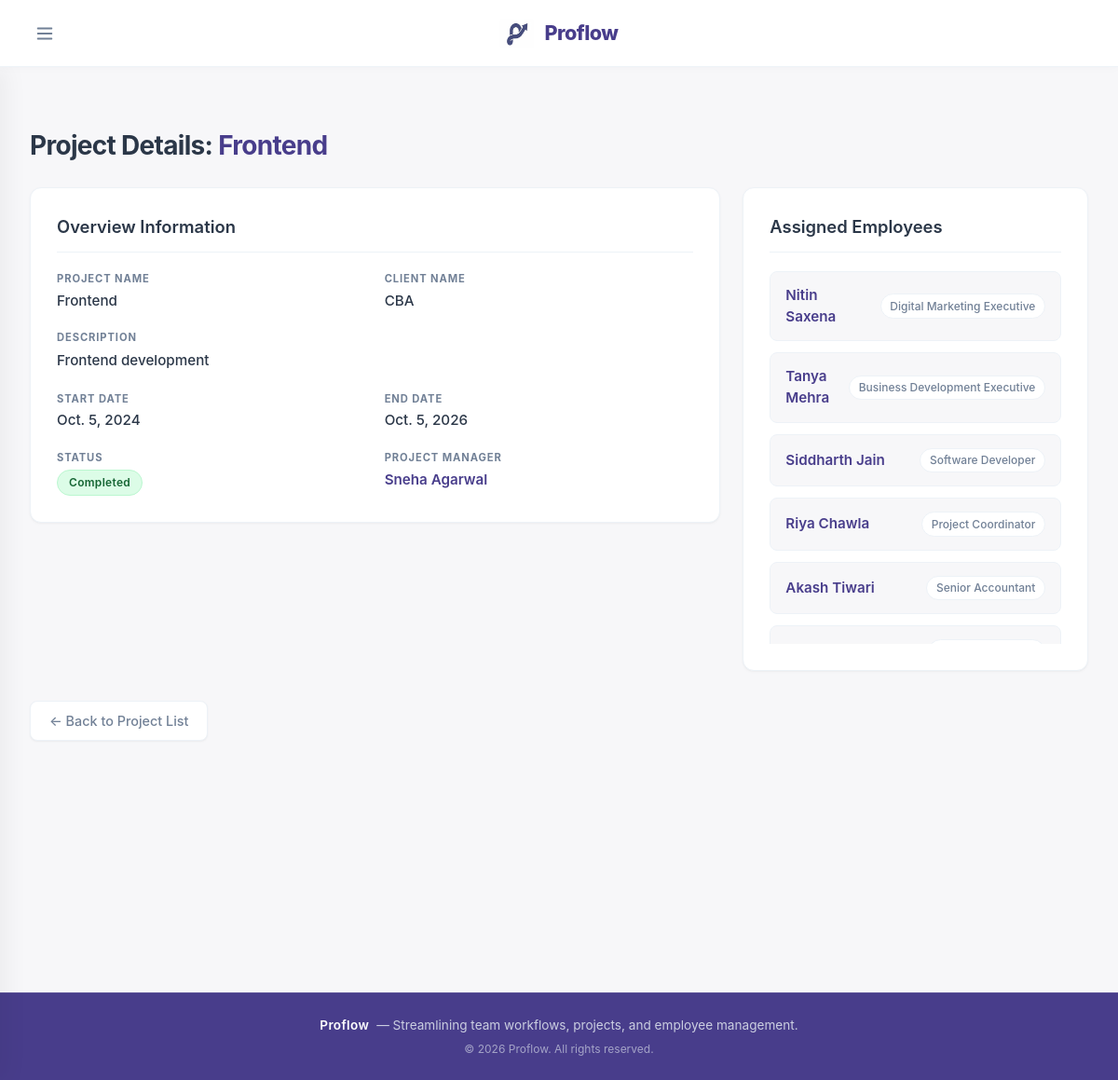
/projects/2/, run on an earlier commit of the app's database.
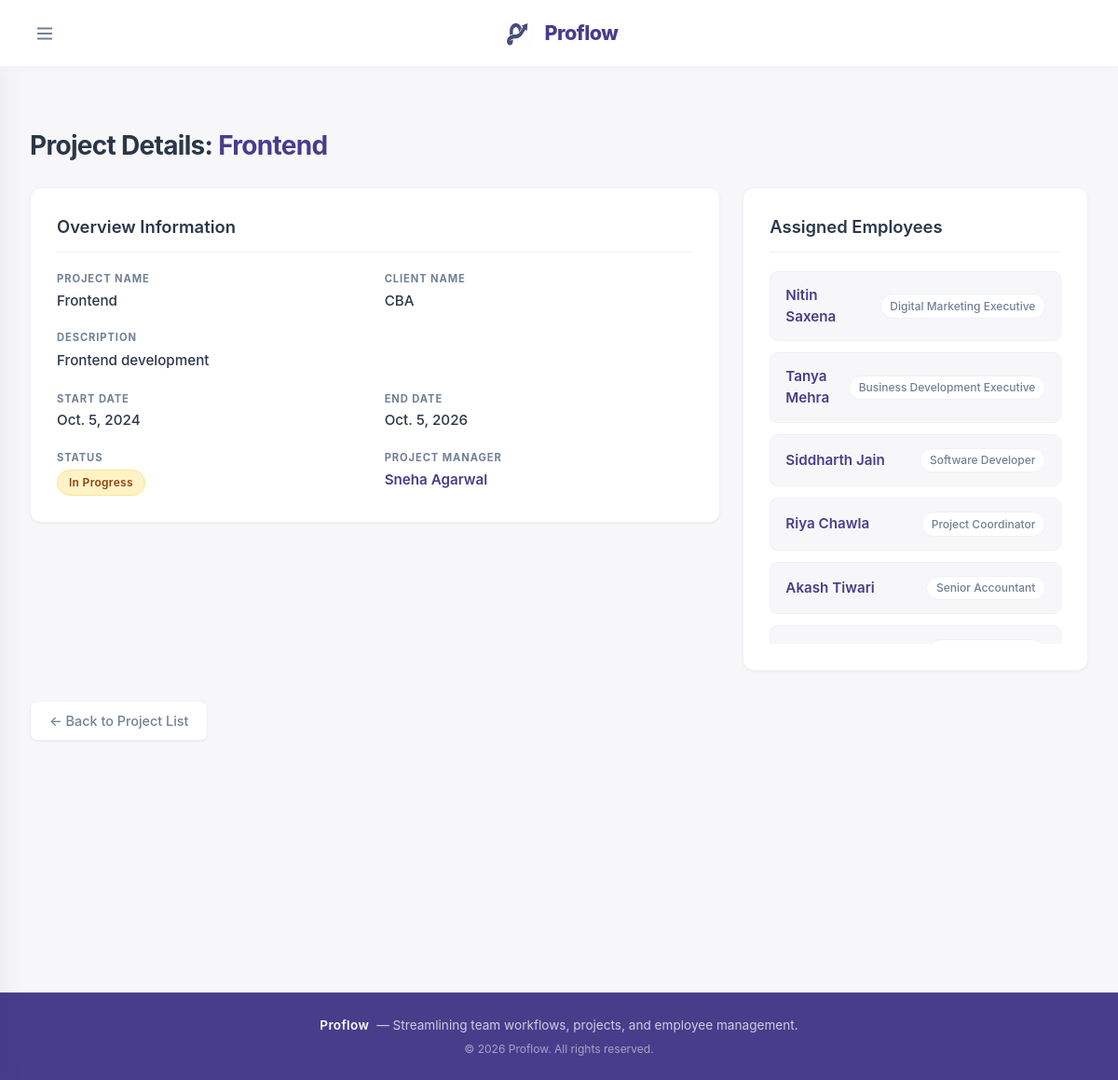
And on a later commit of the database.
### core/models.py (models this page shows, shortened)
class Project(models.Model):
    Status_Choices=[
        ('Not started','Not Started'),
        ('In Progress','In Progress'),
        ('Completed','Completed'),]
    project_name = models.CharField(max_length=100)
    client_name = models.CharField(max_length=100)
    description = models.TextField()
    start_date =  models.DateField()
    end_date   = models.DateField(null=True,blank=True)
    status = models.CharField(max_length=100,choices=Status_Choices,default='Not started')
    project_manager = models.ForeignKey(
        Employee,
        on_delete=models.SET_NULL,
        null=True,
        blank=True,
        related_name='managed_projects'
     )
    employees = models.ManyToManyField(
        Employee,
        related_name='projects',
        blank=True
    )

class Employee(models.Model):
    employee_id = models.CharField(max_length=10,unique=True)
    name = models.CharField(max_length=50)
    email = models.EmailField(unique=True)
    phone = models.CharField(max_length=15)
    department = models.CharField(max_length=55)
    designation = models.CharField(max_length=50)
    date_of_joining = models.DateField()
    salary = models.DecimalField(max_digits=15,decimal_places=2)
    is_active = models.BooleanField(default=True)

### core/views.py (the view)
# urls.py: path('projects/<int:id>/', views.project_detail, name='project_detail'),
def project_detail(request, id):
    project = get_object_or_404(Project, id=id)
    context = {
        'project': project,
    }
    return render(request, 'project_details.html', context)

### core/templates/project_details.html (shortened to what this page needs)
{% extends 'base.html' %}
{% block content %}
<div class="detail-container">
    <div class="page-header">
        <h2>Project Details: <span class="highlight-title">{{ project.project_name }}</span></h2>
    </div>
    <div class="dashboard-grid">
        <div class="detail-card main-card">
            <h3>Overview Information</h3>
            <div class="info-grid">
                <div class="info-item">
                    <span class="label">Project Name</span>
                    <span class="value">{{ project.project_name }}</span>
                </div>
                <div class="info-item">
                    <span class="label">Client Name</span>
                    <span class="value">{{ project.client_name }}</span>
                </div>
                <div class="info-item full-width">
                    <span class="label">Description</span>
                    <span class="value description-text">{{ project.description }}</span>
                </div>
                <div class="info-item">
                    <span class="label">Start Date</span>
                    <span class="value">{{ project.start_date }}</span>
                </div>
                <div class="info-item">
                    <span class="label">End Date</span>
                    <span class="value">{{ project.end_date|default:"Ongoing" }}</span>
                </div>
                <div class="info-item">
                    <span class="label">Status</span>
                    <span class="value">
                        {% if project.status == 'Completed' %}
                            <span class="badge badge-success">{{ project.status }}</span>
                        {% elif project.status == 'In Progress' %}
                            <span class="badge badge-warning">{{ project.status }}</span>
                        {% else %}
                            <span class="badge badge-secondary">{{ project.status }}</span>
                        {% endif %}
                    </span>
                </div>
                <div class="info-item">
                    <span class="label">Project Manager</span>
                    <span class="value">
                        {% if project.project_manager %}
                            <a href="{% url 'employee_detail' project.project_manager.id %}" class="employee-link">{{ project.project_manager.name }}</a>
                        {% else %}
                            <span class="text-muted">No Manager Assigned</span>
                        {% endif %}
                    </span>
                </div>
            </div>
        </div>
        <div class="detail-card employee-card-container">
            <h3>Assigned Employees</h3>
            <ul class="employee-list-detail">
                {% for employee in project.employees.all %}
                    <li>
                        <div class="employee-info">
                            <a href="{% url 'employee_detail' employee.id %}" class="employee-link">{{ employee.name }}</a>
                            <span class="employee-designation">{{ employee.designation }}</span>
                        </div>
                    </li>
                {% empty %}
                    <li class="empty-list">No employees assigned to this project yet.</li>
                {% endfor %}
            </ul>
        </div>
    </div>
    <div class="action-footer">
        <a href="{% url 'project_list' %}" class="btn btn-secondary">← Back to Project List</a>
    </div>
</div>
{% endblock %}

What changed in the data, as far as the page shows it:
changed Project "Frontend": status "Completed" → "In Progress"
